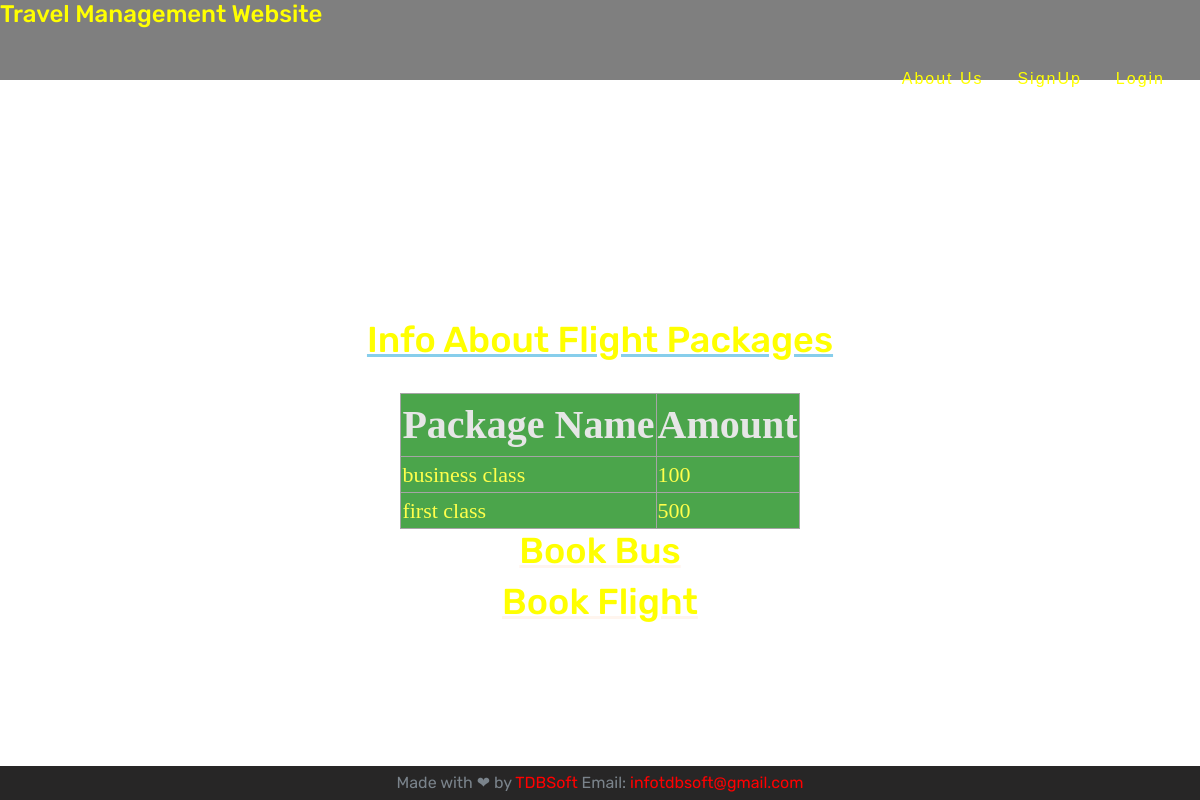
The page /auth/ on the database as committed earlier.
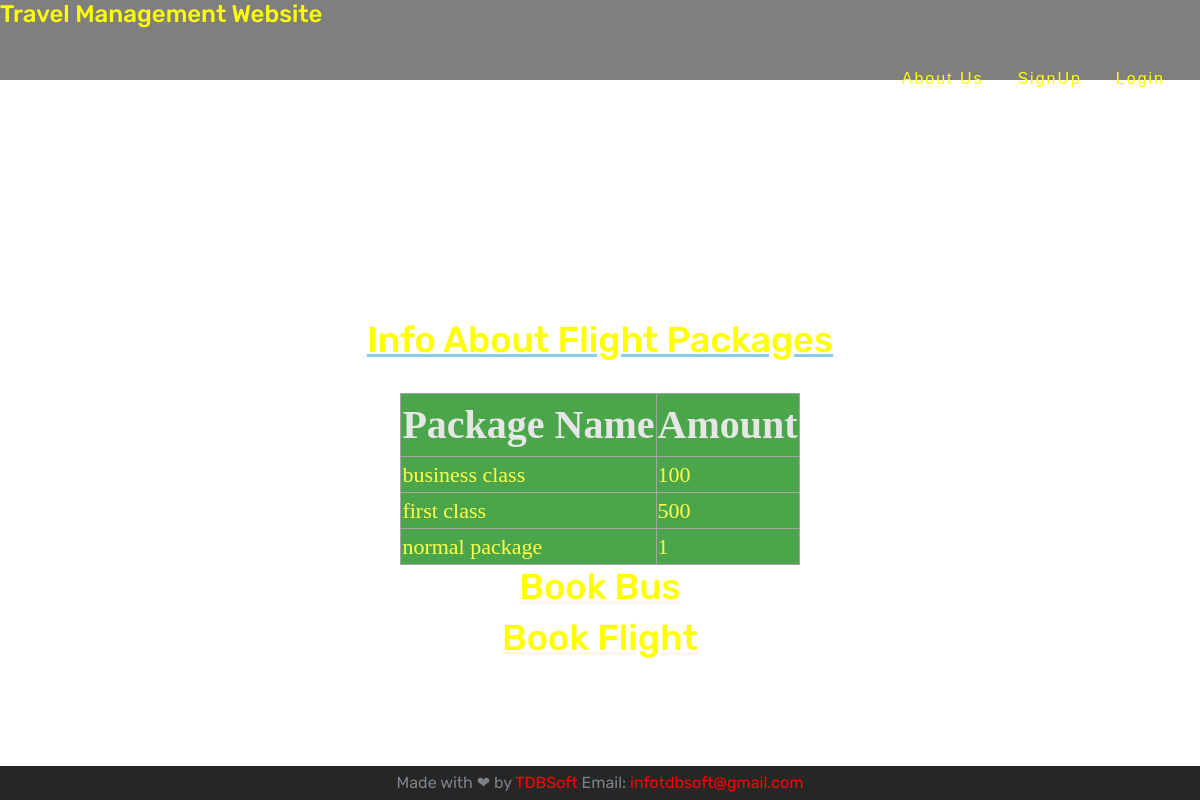
The same page on the database as committed later.
### BookTicketApp/models.py (models this page shows, shortened)
class PackageDetails(models.Model):
    pname = models.CharField(max_length=20,primary_key=True,default="business class")
    amount = models.CharField(max_length=5)

### authentication/views.py (the view)
# urls.py: path('',home,name='home'),
def home(request):
	c={}
	c.update(csrf(request))
	request.session['temp'] = "xyz"
	c['packs'] = PackageDetails.objects.all()
	return render(request,'home.html',c)

### templates/home.html (shortened to what this page needs)
{% load static %}
<!DOCTYPE html>
<html lang="en">
<head>
      <link rel="stylesheet" href="https://maxcdn.bootstrapcdn.com/bootstrap/4.0.0/css/bootstrap.min.css"
>
    <link rel="stylesheet" href="{% static '/loginmodule/css/font-awesome.css' %}">
	<link rel="stylesheet" href="{% static '/loginmodule/css/style.css' %}">
    <link rel="stylesheet" href="{% static '/loginmodule/css/grid.css' %}">
    <link rel="stylesheet" href="{% static 'css/bootstrap.min.css' %}">
    <link rel="stylesheet" href="{% static 'css/owl.carousel.min.css' %}">
    <link rel="stylesheet" href="{% static 'css/magnific-popup.css' %}">
    <link rel="stylesheet" href="{% static 'css/font-awesome.min.css' %}">
    <link rel="stylesheet" href="{% static 'css/themify-icons.css' %}">
    <link rel="stylesheet" href="{% static 'css/nice-select.css' %}">
    <link rel="stylesheet" href="{% static 'css/flaticon.css' %}">
    <link rel="stylesheet" href="{% static 'css/gijgo.css' %}">
    <link rel="stylesheet" href="{% static 'css/animate.css' %}">
    <link rel="stylesheet" href="{% static 'css/slick.css' %}">
    <link rel="stylesheet" href="{% static 'css/slicknav.css' %}">
    <link rel="stylesheet" href="https://ajax.googleapis.com/ajax/libs/jqueryui/1.11.2/themes/smoothness/jquery-ui.css">
    <link rel="stylesheet" href="{% static 'css/style.css' %}">
</head>
<body>
    <header style="margin: bottom 20px;">
        <div class="navigation">
            <li><h3 style="color: yellow; ">Travel Management Website</h3></li>
            <ul class="menu">
                {% if request.user.is_authenticated %}
                <li ><a href="{% url 'index' %}" style="color: yellow;">Home</a></li>
                <li ><a href="{% url 'home' %}" style="color: yellow;">Booking Dashboard</a></li>
                    <li><a href="{% url 'logout' %}" style="color: yellow;">Logout</a></li>
                {% if request.user.is_superuser %}
                <li><a href="/admin/" style="color: yellow;">Admin</a></li>
                {% endif %}
                {% else %}
                    <li><a href="{% url 'about' %}" style="color: yellow;">About Us</a></li>
                    <li><a href="{% url 'signup' %}" style="color: yellow;">SignUp</a></li>
                    <li><a href="{% url 'login' %}" style="color: yellow;">Login</a></li>
                {% endif %}
            </ul>
        </div>
    </header>
    <br><br>
    {% block content %}
        <div class="logo1">
        <u style="color:skyblue"><h1 style="color:yellow" align="center">Info About Flight Packages</h1></u>
            <br>
            <table border="1" style="color: yellow; background-color: green; opacity: 70%;" align="center">
                <tr><th>Package Name</th><th>Amount</th></tr>
                {% for pack in packs %}
                    <tr><td>{{ pack.pname }}</td><td>{{ pack.amount }}</td></tr>
                {% endfor %}
            </table>
        </div>
        <a href="{% url 'buses-home' %}"><u style="color:seashell"><h1 style="color:Yellow" align="center">Book Bus</h1></u></a>
        <a href="{% url 'book-ticket' %}"><u style="color:seashell"><h1 style="color:Yellow" align="center">Book Flight</h1></u></a>
    {% endblock %}
    <footer class="fixed-bottom text-center">
        <p>Made with ❤ by <a href="https://titusowuorportfolio.herokuapp.com">TDBSoft</a> Email:
        <a href="mailto:infotdbsoft@example.com">infotdbsoft@gmail.com</a></p>
      </footer>
</body>
</html>

### static/loginmodule/css/style.css (style rules this page uses)
body { padding: 0; margin: 0; }
body a { color:red; transition: 0.5s all; -webkit-transition: 0.5s all; -moz-transition: 0.5s all; -o-transition: 0.5s all; -ms-transition: 0.5s all; text-decoration: none; }
h1, h2, h3, h4, h5, h6 { margin: 0; padding: 0; font-family: 'Raleway', sans-serif; }
p { margin: 0; font-family: 'Open Sans', sans-serif; }
ul { margin: 0; padding: 0; }
li { list-style-type:none; }
body { background: url('../images/bg1.jpg') no-repeat; background-size: cover; min-height: 100vh; }
.navigation { background: rgba(0,0,0,0.5); height: 80px; }
.menu { float: right; list-style: none; margin: 20px; }
.menu li { display:inline-block; margin: 10px 5px; }
.menu li a { text-decoration: none; color: #fff; padding: 5px 10px; font-family: sans-serif; letter-spacing: 2px; border-bottom: 1px solid #fff; }

### static/loginmodule/css/grid.css (style rules this page uses)
.logo1 { padding-top: 190px; }
th { font-size: 40px; color:gainsboro; font-family:"cursive"; }
td { font-size: 22px; font-family: "MV Boli"; }
h1 { font-size: 40px; font-family:"Script MT Bold"; }

### templates/home.html (style rules this page uses)
footer { text-align: center; padding: 3px; background-color: rgb(39, 38, 38); color: white; }

Rows that differ between the two databases and show on the page:
added PackageDetails: pname "normal package", amount "1"
